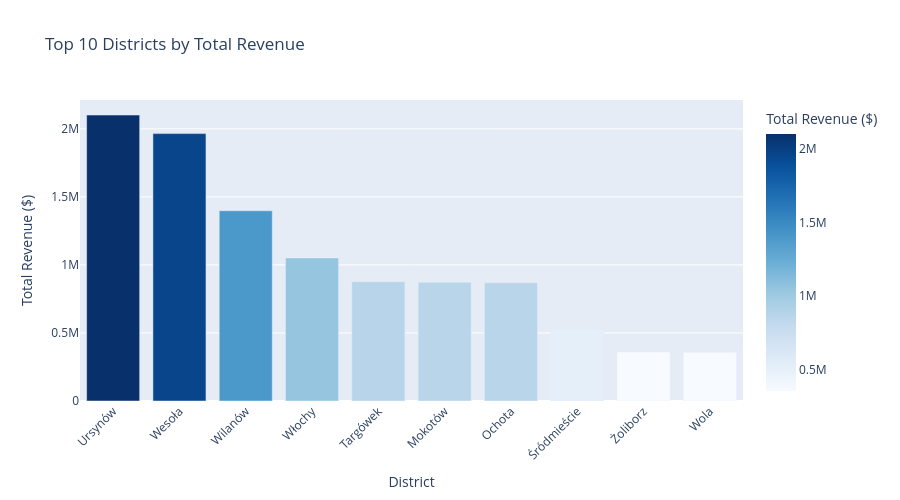

The notebook cell this image was saved under:
### Code cell
# Visualize Top 10 Districts
top_10_districts = district_metrics.head(10)

fig = px.bar(top_10_districts.reset_index(), 
             x='district_name', 
             y='Total_Revenue',
             title='Top 10 Districts by Total Revenue',
             labels={'Total_Revenue': 'Total Revenue ($)', 'district_name': 'District'},
             color='Total_Revenue',
             color_continuous_scale='Blues')
fig.update_layout(xaxis_tickangle=-45, height=500)
fig.show()

### Figure 1 — Plotly figure (JSON) as saved in the notebook; plotly's stock layout.template omitted (floating-point values rounded to 4 significant figures)
{"data": [{"alignmentgroup": "True", "hovertemplate": "District=%{x}<br>Total Revenue ($)=%{marker.color}<extra></extra>", "legendgroup": "", "marker": {"color": [2101000.0, 1965000.0, 1398000.0, 1051000.0, 876900.0, 872000.0, 868500.0, 525600.0, 359900.0, 357300.0], "coloraxis": "coloraxis", "pattern": {"shape": ""}}, "name": "", "offsetgroup": "", "orientation": "v", "showlegend": false, "textposition": "auto", "type": "bar", "x": ["Ursynów", "Wesoła", "Wilanów", "Włochy", "Targówek", "Mokotów", "Ochota", "Śródmieście", "Żoliborz", "Wola"], "xaxis": "x", "y": [2101000.0, 1965000.0, 1398000.0, 1051000.0, 876900.0, 872000.0, 868500.0, 525600.0, 359900.0, 357300.0], "yaxis": "y"}], "layout": {"barmode": "relative", "coloraxis": {"colorbar": {"title": {"text": "Total Revenue ($)"}}, "colorscale": [[0, "rgb(247,251,255)"], [0.125, "rgb(222,235,247)"], [0.25, "rgb(198,219,239)"], [0.375, "rgb(158,202,225)"], [0.5, "rgb(107,174,214)"], [0.625, "rgb(66,146,198)"], [0.75, "rgb(33,113,181)"], [0.875, "rgb(8,81,156)"], [1, "rgb(8,48,107)"]]}, "height": 500, "legend": {"tracegroupgap": 0}, "title": {"text": "Top 10 Districts by Total Revenue"}, "xaxis": {"anchor": "y", "domain": [0, 1], "tickangle": -45, "title": {"text": "District"}}, "yaxis": {"anchor": "x", "domain": [0, 1], "title": {"text": "Total Revenue ($)"}}}}
